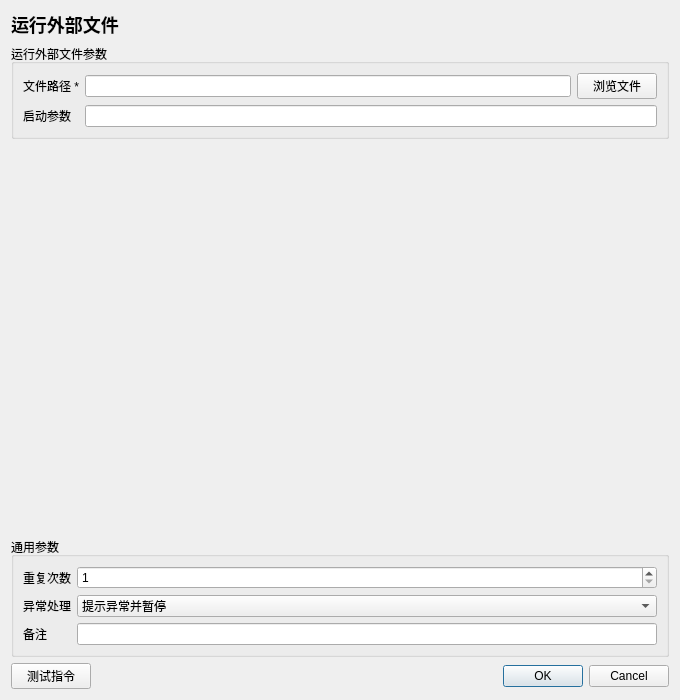
<?xml version="1.0" encoding="UTF-8"?>
<ui version="4.0"><class>InstructionEditor</class><widget class="QDialog" name="InstructionEditor">
<property name="geometry"><rect><x>0</x><y>0</y><width>680</width><height>700</height></rect></property><property name="minimumSize"><size><width>560</width><height>480</height></size></property><property name="windowTitle"><string>运行外部文件</string></property>
<layout class="QVBoxLayout" name="rootLayout">
<item><widget class="QLabel" name="titleLabel"><property name="text"><string>运行外部文件</string></property><property name="styleSheet"><string>font-size: 18px; font-weight: 600;</string></property></widget></item>
<item><widget class="QGroupBox" name="parameterGroupBox"><property name="title"><string>运行外部文件参数</string></property><layout class="QFormLayout" name="parameterFormLayout"><item row="0" column="0"><widget class="QLabel" name="parameterLabel_0"><property name="text"><string>文件路径 *</string></property></widget></item><item row="0" column="1"><widget class="QWidget" name="parameterContainer_0" native="true"><layout class="QHBoxLayout" name="parameterLayout_0"><property name="leftMargin"><number>0</number></property><property name="topMargin"><number>0</number></property><property name="rightMargin"><number>0</number></property><property name="bottomMargin"><number>0</number></property><item><widget class="QLineEdit" name="parameter_0"><property name="text"><string></string></property></widget></item><item><widget class="QPushButton" name="auxiliary_0"><property name="text"><string>浏览文件</string></property></widget></item></layout></widget></item>
<item row="1" column="0"><widget class="QLabel" name="parameterLabel_1"><property name="text"><string>启动参数</string></property></widget></item><item row="1" column="1"><widget class="QLineEdit" name="parameter_1"><property name="text"><string></string></property></widget></item></layout></widget></item>
<item><spacer name="verticalSpacer"><property name="orientation"><enum>Qt::Vertical</enum></property><property name="sizeHint" stdset="0"><size><width>20</width><height>20</height></size></property></spacer></item>
<item><widget class="QGroupBox" name="commonGroupBox"><property name="title"><string>通用参数</string></property><layout class="QFormLayout" name="commonFormLayout">
<item row="0" column="0"><widget class="QLabel" name="repeatLabel"><property name="text"><string>重复次数</string></property></widget></item><item row="0" column="1"><widget class="QSpinBox" name="repeatSpinBox"><property name="minimum"><number>1</number></property><property name="maximum"><number>999999</number></property><property name="value"><number>1</number></property></widget></item>
<item row="1" column="0"><widget class="QLabel" name="errorPolicyLabel"><property name="text"><string>异常处理</string></property></widget></item><item row="1" column="1"><widget class="QComboBox" name="errorPolicyComboBox"><item><property name="text"><string>自动跳过</string></property></item><item><property name="text"><string>提示异常并暂停</string></property></item><item><property name="text"><string>提示异常并停止</string></property></item><property name="currentIndex"><number>1</number></property></widget></item>
<item row="2" column="0"><widget class="QLabel" name="noteLabel"><property name="text"><string>备注</string></property></widget></item><item row="2" column="1"><widget class="QLineEdit" name="noteEdit"/></item>
</layout></widget></item>
<item><layout class="QHBoxLayout" name="footerLayout"><item><widget class="QPushButton" name="testButton"><property name="text"><string>测试指令</string></property></widget></item><item><spacer name="footerSpacer"><property name="orientation"><enum>Qt::Horizontal</enum></property><property name="sizeHint" stdset="0"><size><width>40</width><height>20</height></size></property></spacer></item><item><widget class="QDialogButtonBox" name="buttonBox"><property name="standardButtons"><set>QDialogButtonBox::Cancel|QDialogButtonBox::Ok</set></property></widget></item></layout></item>
</layout></widget><resources/><connections/></ui>
